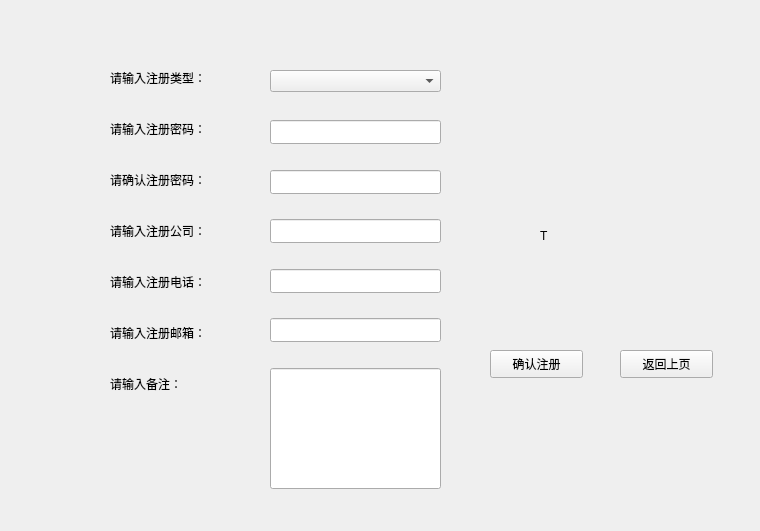
<?xml version="1.0" encoding="UTF-8"?>
<ui version="4.0">
 <class>SignIn</class>
 <widget class="QWidget" name="SignIn">
  <property name="geometry">
   <rect>
    <x>0</x>
    <y>0</y>
    <width>760</width>
    <height>531</height>
   </rect>
  </property>
  <property name="windowTitle">
   <string>Form</string>
  </property>
  <widget class="QLabel" name="LabelPass">
   <property name="geometry">
    <rect>
     <x>110</x>
     <y>121</y>
     <width>120</width>
     <height>16</height>
    </rect>
   </property>
   <property name="text">
    <string>请输入注册密码：</string>
   </property>
  </widget>
  <widget class="QLabel" name="LabelTEL">
   <property name="geometry">
    <rect>
     <x>110</x>
     <y>274</y>
     <width>120</width>
     <height>16</height>
    </rect>
   </property>
   <property name="text">
    <string>请输入注册电话：</string>
   </property>
  </widget>
  <widget class="QLabel" name="LabelCompany">
   <property name="geometry">
    <rect>
     <x>110</x>
     <y>223</y>
     <width>120</width>
     <height>16</height>
    </rect>
   </property>
   <property name="text">
    <string>请输入注册公司：</string>
   </property>
  </widget>
  <widget class="QLabel" name="LabelSuerPass">
   <property name="geometry">
    <rect>
     <x>110</x>
     <y>172</y>
     <width>120</width>
     <height>16</height>
    </rect>
   </property>
   <property name="text">
    <string>请确认注册密码：</string>
   </property>
  </widget>
  <widget class="QLabel" name="LabelMail">
   <property name="geometry">
    <rect>
     <x>110</x>
     <y>325</y>
     <width>120</width>
     <height>16</height>
    </rect>
   </property>
   <property name="text">
    <string>请输入注册邮箱：</string>
   </property>
  </widget>
  <widget class="QLabel" name="LabelRemark">
   <property name="geometry">
    <rect>
     <x>110</x>
     <y>376</y>
     <width>90</width>
     <height>16</height>
    </rect>
   </property>
   <property name="text">
    <string>请输入备注：</string>
   </property>
  </widget>
  <widget class="QLabel" name="LabelType">
   <property name="geometry">
    <rect>
     <x>110</x>
     <y>70</y>
     <width>120</width>
     <height>16</height>
    </rect>
   </property>
   <property name="text">
    <string>请输入注册类型：</string>
   </property>
  </widget>
  <widget class="QPushButton" name="PushButtonSure">
   <property name="geometry">
    <rect>
     <x>490</x>
     <y>350</y>
     <width>93</width>
     <height>28</height>
    </rect>
   </property>
   <property name="text">
    <string>确认注册</string>
   </property>
  </widget>
  <widget class="QLabel" name="LabelMessage">
   <property name="geometry">
    <rect>
     <x>540</x>
     <y>140</y>
     <width>131</width>
     <height>191</height>
    </rect>
   </property>
   <property name="text">
    <string>T</string>
   </property>
  </widget>
  <widget class="QComboBox" name="ComboBoxType">
   <property name="geometry">
    <rect>
     <x>270</x>
     <y>70</y>
     <width>171</width>
     <height>22</height>
    </rect>
   </property>
  </widget>
  <widget class="QPushButton" name="PushButtonBack">
   <property name="geometry">
    <rect>
     <x>620</x>
     <y>350</y>
     <width>93</width>
     <height>28</height>
    </rect>
   </property>
   <property name="text">
    <string>返回上页</string>
   </property>
  </widget>
  <widget class="QLineEdit" name="LineEditPass">
   <property name="geometry">
    <rect>
     <x>270</x>
     <y>120</y>
     <width>171</width>
     <height>24</height>
    </rect>
   </property>
  </widget>
  <widget class="QLineEdit" name="LineEditSurePass">
   <property name="geometry">
    <rect>
     <x>270</x>
     <y>170</y>
     <width>171</width>
     <height>24</height>
    </rect>
   </property>
  </widget>
  <widget class="QLineEdit" name="LineEditCompany">
   <property name="geometry">
    <rect>
     <x>270</x>
     <y>219</y>
     <width>171</width>
     <height>24</height>
    </rect>
   </property>
  </widget>
  <widget class="QLineEdit" name="LineEditTEL">
   <property name="geometry">
    <rect>
     <x>270</x>
     <y>269</y>
     <width>171</width>
     <height>24</height>
    </rect>
   </property>
  </widget>
  <widget class="QLineEdit" name="LineEditMail">
   <property name="geometry">
    <rect>
     <x>270</x>
     <y>318</y>
     <width>171</width>
     <height>24</height>
    </rect>
   </property>
  </widget>
  <widget class="QLineEdit" name="LineEditRemark">
   <property name="geometry">
    <rect>
     <x>270</x>
     <y>368</y>
     <width>171</width>
     <height>121</height>
    </rect>
   </property>
  </widget>
 </widget>
 <resources/>
 <connections/>
</ui>
